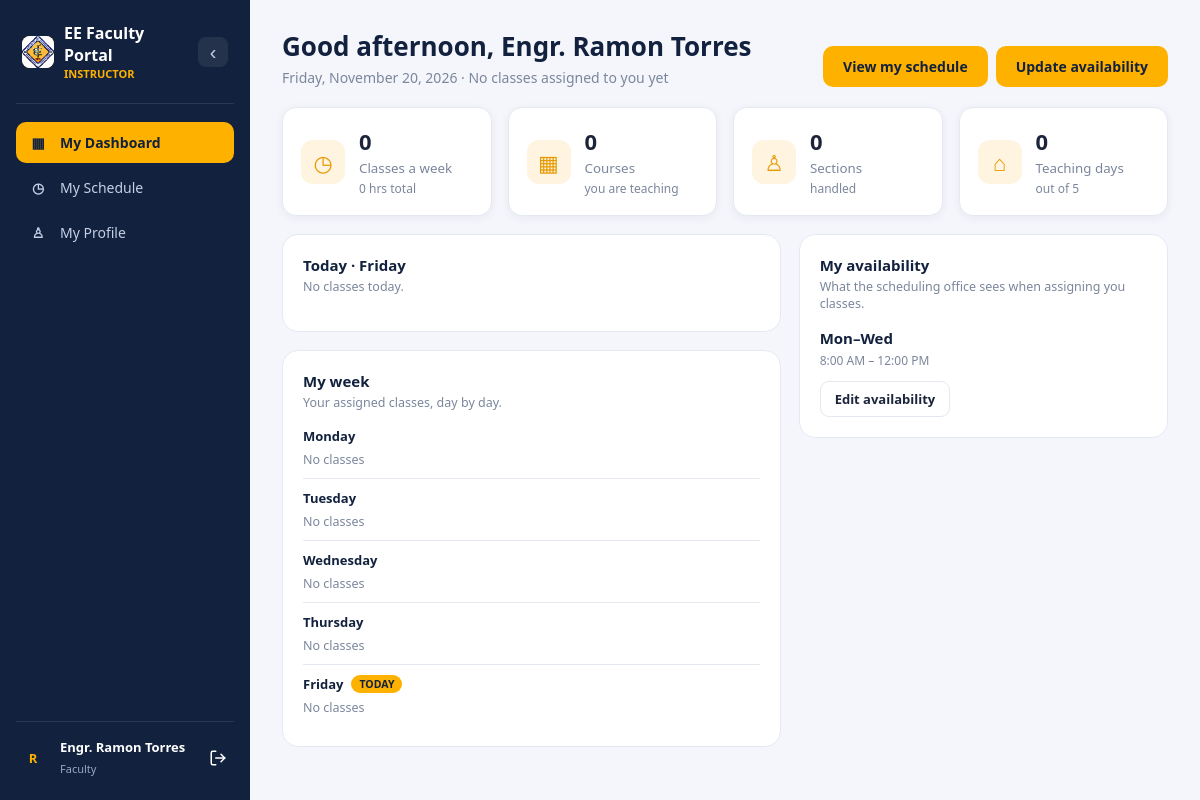
Screenshot of /faculty/index.php (signed in) with the database file from the repository.
### tables this page shows
CREATE TABLE `faculty` (
  `faculty_id` int(11) NOT NULL,
  `username` varchar(255) NOT NULL,
  `faculty_name` varchar(100) NOT NULL,
  `specialty` varchar(100) DEFAULT NULL,
  `available_days` varchar(30) DEFAULT NULL,
  `available_from` time DEFAULT NULL,
  `available_to` time DEFAULT NULL,
  `password` varchar(255) NOT NULL,
  `must_change_password` tinyint(1) NOT NULL DEFAULT 0,
  `role` varchar(255) NOT NULL
);

### includes/ui.php (called while the page is built, shortened)
<?php
if (!function_exists('h')) {
    function h($v) { return htmlspecialchars((string)$v, ENT_QUOTES, 'UTF-8'); }
}

### includes/auth.php (called while the page is built, shortened)
<?php
function currentUserId(): int   { return (int)($_SESSION['user_id'] ?? 0); }

### includes/schedule_helpers.php (called while the page is built, shortened)
<?php
function timeToMin(string $t): int {
    [$h, $m] = array_map('intval', explode(':', $t));
    return $h * 60 + $m;
}
function minToLabel(int $m): string {
    $h = intdiv($m, 60); $mm = $m % 60;
    return (($h % 12) ?: 12) . ':' . str_pad((string)$mm, 2, '0', STR_PAD_LEFT) . ' ' . ($h >= 12 ? 'PM' : 'AM');
}
function rangeLabel(string $start, string $end): string {
    return minToLabel(timeToMin($start)) . ' – ' . minToLabel(timeToMin($end));
}
function fmtDaysCsv(?string $csv): string {
    $picked = array_values(array_intersect(FAC_DAY_KEYS, array_filter(explode(',', (string)$csv))));
    $idx = array_map(fn($d) => array_search($d, FAC_DAY_KEYS), $picked);
    $runs = []; $start = $prev = $idx[0];
    foreach (array_slice($idx, 1) as $i) {
        if ($i === $prev + 1) { $prev = $i; continue; }
        $runs[] = [$start, $prev]; $start = $prev = $i;
    }
    $runs[] = [$start, $prev];
    return implode(', ', array_map(function ($r) {
        [$a, $b] = $r;
        if ($a === $b) return FAC_DAY_KEYS[$a];
        return $b - $a === 1 ? FAC_DAY_KEYS[$a] . ', ' . FAC_DAY_KEYS[$b] : FAC_DAY_KEYS[$a] . '–' . FAC_DAY_KEYS[$b];
    }, $runs));
}
function loadFacultySchedule(mysqli $c, int $facultyId): array {
    $stmt = $c->prepare(
        "SELECT s.schedule_id, s.course_id, s.room_id, s.section, s.day_of_week, s.start_time, s.end_time, s.cell_color,
                c.course_code, c.course_name, c.units, r.room_name
         FROM schedules s
         JOIN courses c ON c.course_id = s.course_id
         JOIN rooms r   ON r.room_id   = s.room_id
         WHERE s.faculty_id = ?
         ORDER BY FIELD(s.day_of_week,'Monday','Tuesday','Wednesday','Thursday','Friday'), s.start_time");
    $stmt->bind_param('i', $facultyId);
    $stmt->execute();
    $rows = $stmt->get_result()->fetch_all(MYSQLI_ASSOC);
    $merged = [];
    return $merged;
}
function scheduleHours(array $entries): float {
    $min = 0;
    return round($min / 60, 1);
}
function loadInstructor(mysqli $c, int $id): array {
    $stmt = $c->prepare("SELECT faculty_id, username, faculty_name, specialty, available_days, available_from, available_to FROM faculty WHERE faculty_id = ?");
    $stmt->bind_param('i', $id);
    $stmt->execute();
    $row = $stmt->get_result()->fetch_assoc();
    return $row;
}

### faculty/index.php (the view, shortened to what this page needs)
<?php
require '../includes/auth.php';
require '../includes/ui.php';
require '../includes/schedule_helpers.php';
$conn    = (new database())->connect();
$inst    = loadInstructor($conn, currentUserId());
$entries = loadFacultySchedule($conn, (int)$inst['faculty_id']);
$hours    = scheduleHours($entries);
$dayCount = count(array_unique(array_column($entries, 'day_of_week')));
$sections = count(array_unique(array_column($entries, 'section')));
$courses  = count(array_unique(array_column($entries, 'course_id')));
$today  = date('l');
$todayCount = count(array_filter($entries, fn($e) => $e['day_of_week'] === $today));
$hour = (int)date('G');
$greeting = $hour < 12 ? 'Good morning' : ($hour < 18 ? 'Good afternoon' : 'Good evening');
require '../includes/faculty_header.php';
?>
<section class="page-section">
  <div class="dash-welcome">
    <div>
      <h2><?= h($greeting) ?>, <?= h($inst['faculty_name']) ?></h2>
      <p><?= h(date('l, F j, Y')) ?> · <?= $entries ? h($hours) . ' teaching hours a week' : 'No classes assigned to you yet' ?></p>
    </div>
    <div class="dash-actions">
      <a href="schedule.php" class="primary-btn">View my schedule</a>
      <a href="profile.php" class="primary-btn">Update availability</a>
    </div>
  </div>
  <div class="stats-grid">
    <div class="stat-card"><span class="stat-icon">◷</span><div><strong><?= count($entries) ?></strong><small>Classes a week</small><em class="stat-sub"><?= h($hours) ?> hrs total</em></div></div>
    <div class="stat-card"><span class="stat-icon">▦</span><div><strong><?= $courses ?></strong><small>Courses</small><em class="stat-sub">you are teaching</em></div></div>
    <div class="stat-card"><span class="stat-icon">♙</span><div><strong><?= $sections ?></strong><small>Sections</small><em class="stat-sub">handled</em></div></div>
    <div class="stat-card"><span class="stat-icon">⌂</span><div><strong><?= $dayCount ?></strong><small>Teaching days</small><em class="stat-sub">out of 5</em></div></div>
  </div>
  <div class="dash-grid">
    <div class="dash-col">
      <div class="dash-panel">
        <h3>Today · <?= h($today) ?></h3>
        <p class="panel-sub"><?= $todayCount ? $todayCount . ' class' . ($todayCount === 1 ? '' : 'es') . ' today' : (in_array($today, FAC_DAYS, true) ? 'No classes today.' : 'No classes on weekends.') ?></p>
      </div>
      <div class="dash-panel">
        <h3>My week</h3>
        <p class="panel-sub">Your assigned classes, day by day.</p>
        <?php foreach (FAC_DAYS as $d):
            $dayEntries = array_values(array_filter($entries, fn($e) => $e['day_of_week'] === $d)); ?>
        <div class="wk-day">
          <h4><?= h($d) ?><?php if ($d === $today): ?> <span class="now">TODAY</span><?php endif; ?></h4>
          <?php if ($dayEntries): ?>
          <ul>
            <?php foreach ($dayEntries as $e): ?>
            <li style="--dot:<?= h($e['cell_color'] ?: '#ffb100') ?>">
              <time><?= h(rangeLabel($e['start_time'], $e['end_time'])) ?></time>
              <span><strong><?= h($e['course_code']) ?></strong> · <?= h($e['section']) ?> · <?= h($e['room_name']) ?></span>
            </li>
            <?php endforeach; ?>
          </ul>
          <?php else: ?><div class="none">No classes</div><?php endif; ?>
        </div>
        <?php endforeach; ?>
      </div>
    </div>
    <div class="dash-col">
      <div class="dash-panel">
        <h3>My availability</h3>
        <p class="panel-sub">What the scheduling office sees when assigning you classes.</p>
        <p class="avail-big"><?= h(fmtDaysCsv($inst['available_days'])) ?></p>
        <p class="muted" style="margin:0 0 12px"><?= $inst['available_from'] && $inst['available_to'] ? h(rangeLabel($inst['available_from'], $inst['available_to'])) : 'No hours set' ?></p>
        <a href="profile.php" class="outline-btn" style="display:inline-block">Edit availability</a>
      </div>
    </div>
  </div>
</section>
<?php require '../includes/footer.php'; ?>

### assets/style.css (style rules this page uses)
:root { --navy:#12213d; --navy-2:#1b2a4a; --amber:#ffb100; --amber-dark:#e69900; --bg:#f4f6fb; --card:#ffffff; --border:#e4e8f1; --text:#1c243b; --muted:#7b869c; --green:#1fa971; --green-bg:#e6f7ef; --red:#e5484d; --red-bg:#fdecec; --radius:14px; --shadow:0 2px 10px rgba(20,30,60,.06); }
* { box-sizing:border-box }
body { margin:0;font-family:'Segoe UI',Roboto,Arial,sans-serif;background:var(--bg);color:var(--text);opacity:0;animation:pageFadeIn .45s ease forwards }
a { text-decoration:none;color:inherit }
.page-section { animation:fadeInUp .45s ease both }
.page-section { margin-bottom:28px }
.primary-btn { background:var(--amber);color:var(--navy);border:none;padding:11px 20px;border-radius:10px;font-weight:700;cursor:pointer;display:inline-flex;align-items:center;gap:8px;font-size:14px;transition:background-color .2s ease,transform .15s ease,box-shadow .2s ease }
.outline-btn { background:transparent;border:1.5px solid var(--border);color:var(--text);padding:8px 14px;border-radius:9px;font-weight:600;cursor:pointer;font-size:13px;transition:border-color .2s ease,transform .15s ease,background-color .2s ease }
.stats-grid { display:grid;grid-template-columns:repeat(4,1fr);gap:16px;margin-top:20px }
.stat-card { background:var(--card);border:1px solid var(--border);border-radius:var(--radius);padding:18px;display:flex;align-items:center;gap:14px;box-shadow:var(--shadow);transition:transform .2s ease,box-shadow .2s ease;animation:fadeInUp .45s ease both }
.stat-card:nth-child(1) { animation-delay:.05s }
.stat-card:nth-child(2) { animation-delay:.1s }
.stat-card:nth-child(3) { animation-delay:.15s }
.stat-card:nth-child(4) { animation-delay:.2s }
.stat-icon { font-size:22px;width:44px;height:44px;border-radius:12px;background:#fff4e0;color:var(--amber-dark);display:flex;align-items:center;justify-content:center;transition:transform .2s ease }
.stat-card strong { font-size:22px;display:block }
.stat-card small { color:var(--muted) }
.muted { color:var(--muted);font-size:12px }

### assets/ui.css (style rules this page uses)
:root { --ui-ink: #14213d; --ui-muted: #64708a; --ui-line: #e3e8f2; --ui-bg: #f6f8fc; --ui-accent: #2457f5; --ui-accent-soft: #e8eeff; --ui-danger: #d6342c; --ui-danger-soft: #fdeceb; --ui-ok: #12a36f; --ui-ok-soft: #e3f6ee; --ui-ease: cubic-bezier(.22, 1, .36, 1); --ui-spring: cubic-bezier(.34, 1.45, .5, 1); }
.dash-welcome { display: flex; flex-wrap: wrap; align-items: flex-end; justify-content: space-between; gap: 16px; margin-bottom: 20px; }
.dash-welcome h2 { margin: 0; font-size: 26px; color: var(--ui-ink); }
.dash-welcome p { margin: 4px 0 0; color: var(--ui-muted); font-size: 14px; }
.dash-actions { display: flex; gap: 8px; flex-wrap: wrap; }
.dash-actions a { text-decoration: none; }
.stat-sub { display: block; margin-top: 2px; font-style: normal; font-size: 12px; color: var(--ui-muted); }
.dash-grid { display: grid; grid-template-columns: minmax(0, 1.35fr) minmax(0, 1fr); gap: 18px; margin-top: 18px; }
.dash-col { display: grid; gap: 18px; align-content: start; }
.dash-panel { background: #fff; border: 1px solid var(--ui-line); border-radius: 16px; padding: 20px; }
.dash-panel h3 { margin: 0; font-size: 15px; color: var(--ui-ink); }
.dash-panel .panel-sub { margin: 3px 0 16px; font-size: 12.5px; color: var(--ui-muted); }
:root { --ui-ink: var(--text, #1c243b); --ui-muted: var(--muted, #7b869c); --ui-line: var(--border, #e4e8f1); --ui-bg: var(--bg, #f4f6fb); --ui-accent: var(--amber-dark, #e69900); --ui-accent-soft: #fff4e0; --ui-danger: var(--red, #e5484d); --ui-danger-soft: var(--red-bg, #fdecec); --ui-ok: var(--green, #1fa971); --ui-ok-soft: var(--green-bg, #e6f7ef); }
.dash-welcome h2 { color: var(--navy, #12213d); }
.ui-modal-head h2, .dash-panel h3 { color: var(--navy, #12213d); }

### assets/portal.css (style rules this page uses)
.wk-day { padding: 10px 0; border-top: 1px solid var(--border); }
.wk-day:first-of-type { border-top: 0; padding-top: 0; }
.wk-day h4 { margin: 0 0 6px; font-size: 13px; color: var(--navy); display: flex; align-items: center; gap: 8px; }
.wk-day h4 .now { font-size: 10.5px; font-weight: 700; padding: 2px 8px; border-radius: 20px; background: var(--amber); color: var(--navy); }
.wk-day .none { font-size: 12.5px; color: var(--muted); }
.avail-big { font-size: 15px; font-weight: 700; color: var(--navy); margin: 0 0 4px; }

### rows the page displays
faculty: faculty_name "Engr. Ramon Torres", available_days "Mon–Wed", available_from+available_to "8:00 AM – 12:00 PM"

### other values shown
$facName "Engr. Ramon Torres"
count($entries) "0"
$hours "0"
$courses "0"
$sections "0"
$dayCount "0"
$today "Friday"
$d "Monday"
$d "Tuesday"
$d "Wednesday"
$d "Thursday"
$d "Friday"
